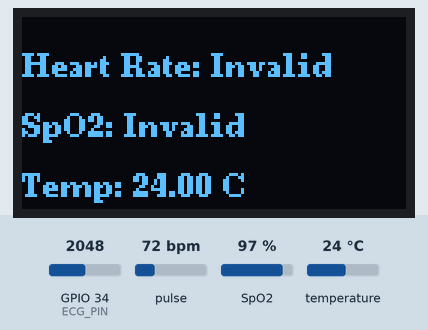
This sketch was run on a simulated ESP32. Shown: 128×64 one-colour display. Inputs (shaded band) come from the test bench; at power-on: pulse 72 bpm, temperature 24 °C, SpO2 97 %, GPIO 34 (ECG_PIN) = 2048. What the sketch prints to the serial monitor is not drawn.

Above: at 1.6 s.
1.7 s: pulse set to 42 bpm
At 4.4 s:
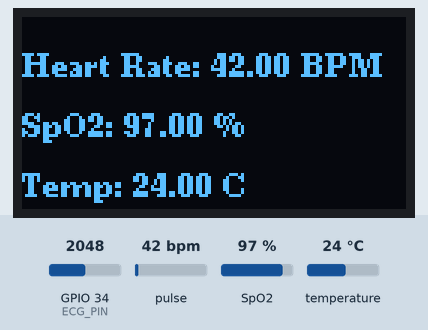
4.7 s: temperature set to 12 °C
At 6.1 s:
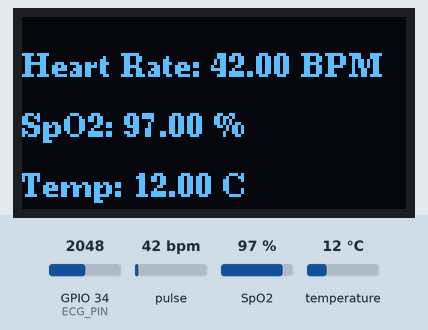
6.6 s: SpO2 set to 80 %
At 8.2 s:
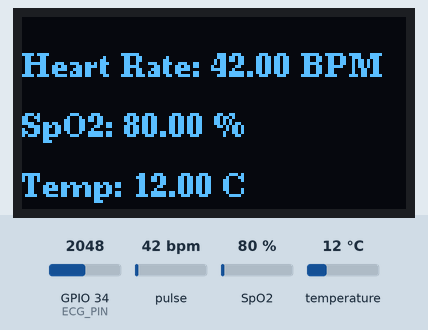
8.6 s: temperature set to 19 °C
10.7 s: pulse set to 70 bpm
At 12.4 s:
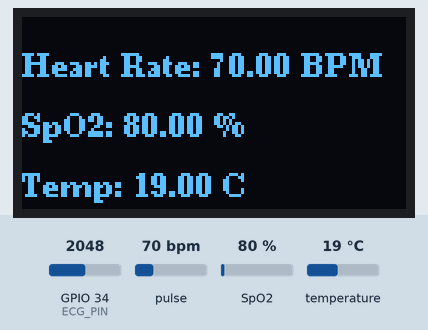
12.7 s: temperature set to 28 °C
At 14.4 s:
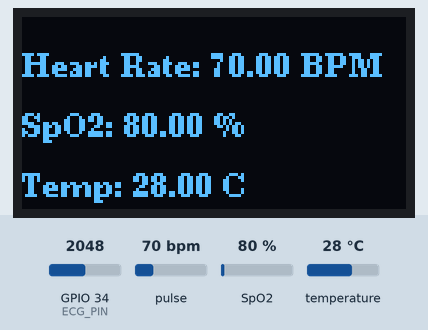
Timing chart, 0 to 15.8 s (numbered marks = the images above; inputs shaded):
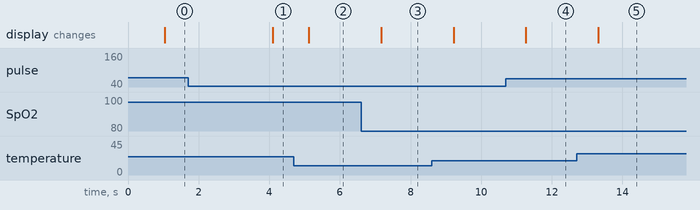

Measured:
- after the input at 1.7 s, the display: changes after 2.4 s (image 1)
- after the input at 4.7 s, the display: changes after 0.42 s (image 2)
- after the input at 6.6 s, the display: changes after 0.57 s (image 3)
- after the input at 10.7 s, the display: changes after 0.57 s (image 4)
- after the input at 12.7 s, the display: changes after 0.61 s (image 5)

The sketch:

V1_0.ino
```cpp
#include <Wire.h>
#include "MAX30100_PulseOximeter.h"
#include <U8g2lib.h>
#include <OneWire.h>
#include <DallasTemperature.h>


// **I2C OLED Display (128x64, I2C)**
U8G2_SSD1306_128X64_NONAME_F_HW_I2C u8g2(U8G2_R0, U8X8_PIN_NONE, 22, 21);


// **MAX30100 Pulse Oximeter Instance**
PulseOximeter pox;


// **Temperature Sensor (DS18B20) Pin**
#define TEMP_SENSOR_PIN 4
OneWire oneWire(TEMP_SENSOR_PIN);
DallasTemperature sensors(&oneWire);
DeviceAddress tempDeviceAddress;


// **ECG Sensor Pin**
#define ECG_PIN 34


// **Time Tracking Variables**
uint32_t tsLastReport = 0;
#define REPORTING_PERIOD_MS 1000


// **Callback for Heartbeat Detection**
void onBeatDetected() {
  Serial.println("Beat detected!");
}


void setup() {
  Serial.begin(115200);
  Serial.println("Pulse, SpO2, ECG & Temperature Monitoring System");


  // **Initialize OLED**
  u8g2.begin();
  u8g2.clearBuffer();
  u8g2.setFont(u8g2_font_ncenB08_tr);
  Serial.println("OLED Initialized");


  // **Initialize DS18B20 Temperature Sensor**
  sensors.begin();
  sensors.getAddress(tempDeviceAddress, 0);
  sensors.setResolution(tempDeviceAddress, 12);
  sensors.setWaitForConversion(false);
  sensors.requestTemperatures();


  // **Initialize MAX30100 Pulse Oximeter**
  Serial.print("Initializing MAX30100...");
  if (!pox.begin()) {
    Serial.println("FAILED. Check wiring.");
    while (1);
  }
  Serial.println("SUCCESS");
  pox.setOnBeatDetectedCallback(onBeatDetected);
}


void loop() {
  pox.update();  // Update Pulse Oximeter Readings
  sensors.requestTemperatures();

  // **Read Sensor Values**
  float heartRate = pox.getHeartRate();
  float spO2 = pox.getSpO2();
  float temperatureC = sensors.getTempCByIndex(0);


  // **Read ECG Sensor & Plot in Serial Plotter (But NOT in Serial Monitor)**
  int ecgValue = analogRead(ECG_PIN);
  Serial.println(ecgValue); // ONLY used for Serial Plotter (no normal Serial Monitor print)


  // **Update OLED Every Second**
  if (millis() - tsLastReport > REPORTING_PERIOD_MS) {
    tsLastReport = millis();


    // **Display Heart Rate, SpO2, and Temp on Serial Monitor**
    Serial.print("Heart Rate: ");
    Serial.print((heartRate > 0) ? heartRate : 0);
    Serial.print(" BPM | SpO2: ");
    Serial.print((spO2 > 0) ? spO2 : 0);
    Serial.print(" % | Temp: ");
    Serial.print(temperatureC);
    Serial.println(" °C");


    // **Update OLED Display**
    u8g2.clearBuffer();
    u8g2.setCursor(0, 20);
    u8g2.print("Heart Rate: ");
    if (heartRate > 0) {
      u8g2.print(heartRate);
      u8g2.print(" BPM");
    } else {
      u8g2.print("Invalid");
    }


    u8g2.setCursor(0, 40);
    u8g2.print("SpO2: ");
    if (spO2 > 0) {
      u8g2.print(spO2);
      u8g2.print(" %");
    } else {
      u8g2.print("Invalid");
    }


    u8g2.setCursor(0, 60);
    u8g2.print("Temp: ");
    u8g2.print(temperatureC);
    u8g2.print(" C");


    u8g2.sendBuffer();
  }

  delay(10);
}
```
